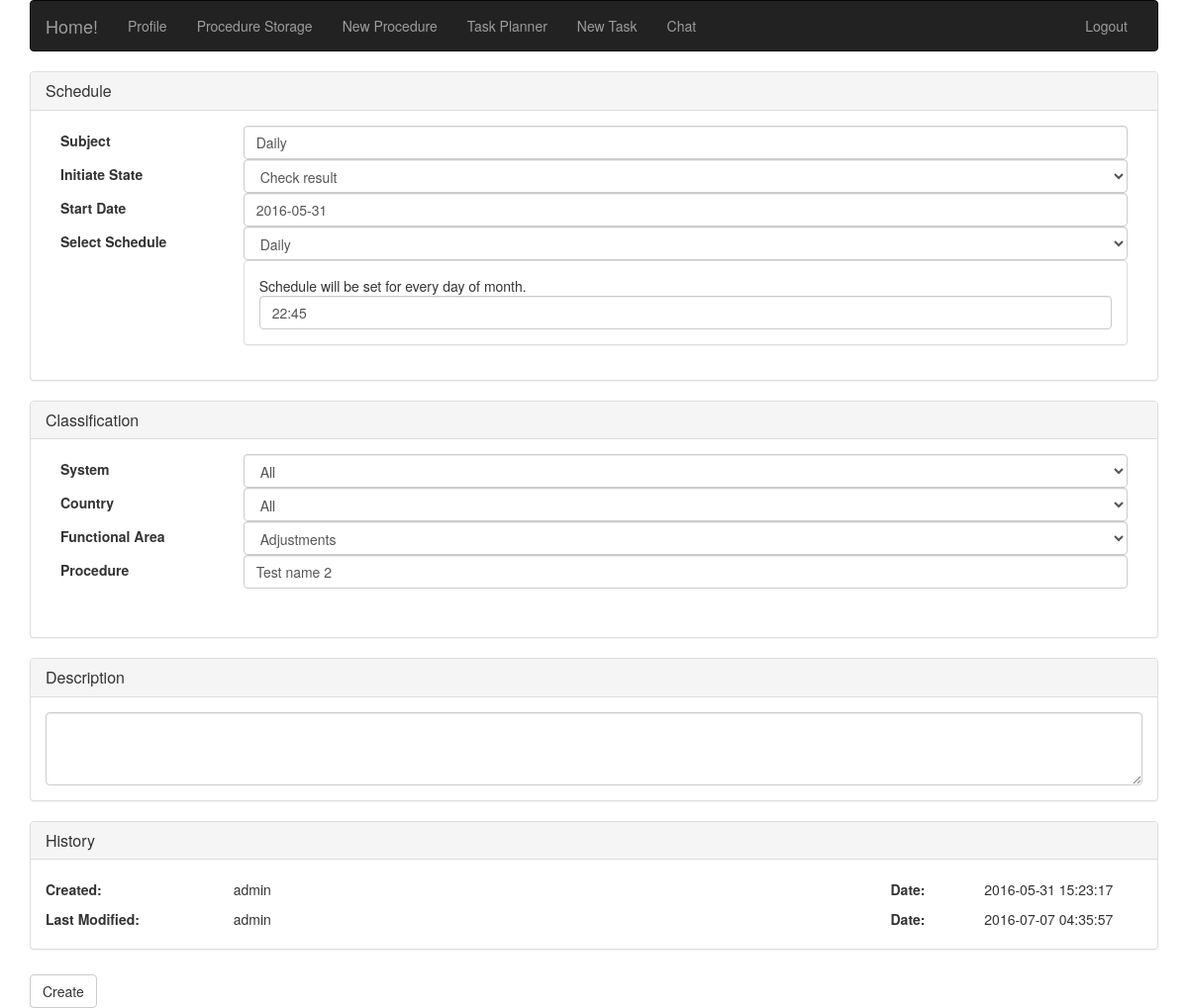
The page /edit_task.php?taskID=2 (signed in) on the database its author committed.
### tables this page shows
CREATE TABLE IF NOT EXISTS `taskdates` (
  `taskdateid` int(11) NOT NULL,
  `taskid` int(11) NOT NULL,
  `taskstartdate` date NOT NULL,
  `year` varchar(50) NOT NULL,
  `month` varchar(50) NOT NULL,
  `week` varchar(50) NOT NULL,
  `weekday` varchar(50) NOT NULL,
  `day` varchar(50) NOT NULL
);

CREATE TABLE IF NOT EXISTS `tasks` (
  `taskid` int(11) NOT NULL,
  `taskname` varchar(250) NOT NULL,
  `taskinitstate` int(11) NOT NULL,
  `tasksystem` int(11) NOT NULL,
  `taskcountry` int(11) NOT NULL,
  `taskfuncarea` int(11) NOT NULL,
  `taskprocedure` int(11) NOT NULL,
  `taskdescription` text NOT NULL,
  `taskschedtype` int(11) NOT NULL,
  `taskobsolite` int(11) NOT NULL,
  `taskcreatename` varchar(20) NOT NULL,
  `taskcreatedate` datetime NOT NULL,
  `taskmodname` varchar(20) NOT NULL,
  `taskmoddate` timestamp NOT NULL DEFAULT CURRENT_TIMESTAMP ON UPDATE CURRENT_TIMESTAMP
);

CREATE TABLE IF NOT EXISTS `tasktimes` (
  `tasktimeid` int(11) NOT NULL,
  `taskid` int(11) NOT NULL,
  `starttime` time NOT NULL
);

CREATE TABLE IF NOT EXISTS `procedures` (
  `ProcID` int(11) NOT NULL,
  `ProcTitle` varchar(250) NOT NULL,
  `ProcSystem` int(11) NOT NULL,
  `ProcCountry` int(11) NOT NULL,
  `ProcFuncArea` int(11) NOT NULL,
  `ProcDescript` text NOT NULL,
  `ProcDependecies` text NOT NULL,
  `ProcAccess` text NOT NULL,
  `ProcDescription` text NOT NULL,
  `ProcTroubleshooting` text NOT NULL,
  `ProcImpact` text NOT NULL
);

### adds/queries.php (called while the page is built, shortened)
<?php
	$link = mysqli_connect(DB_HOST, DB_USER, DB_PASS, DB_NAME)or die("Cannot Connect");
	function selectAll($tableName = "countries", $order = 2){
		$link = mysqli_connect(DB_HOST, DB_USER, DB_PASS, DB_NAME)or die("Cannot Connect");
		$sql="SELECT*FROM $tableName ORDER BY $order ASC";
		return(mysqli_fetch_all($link->query($sql)));
	}
    function selectInitState(){
        $link = mysqli_connect(DB_HOST, DB_USER, DB_PASS, DB_NAME)or die("Cannot Connect");
        $sql="SELECT * FROM taskstate WHERE taskstateid = 0 || taskstateid = 1";
        return(mysqli_fetch_all($link->query($sql)));
    }
    function selectEditTask($taskid){
        global $link;
        $sql = "SELECT
                    T.taskid,
                    T.taskname,
                    T.taskinitstate,
                    TD.taskstartdate,
                    T.taskschedtype,
                    T.tasksystem,
                    T.taskcountry,
                    T.taskfuncarea,
                    T.taskprocedure,
                    T.taskdescription,
                    T.taskobsolite,
                    T.taskcreatename,
                    T.taskcreatedate,
                    T.taskmodname,
                    T.taskmoddate
                FROM
                    tasks T, taskdates TD
                WHERE
                    T.taskid = TD.taskid
                    AND
                    T.taskid = '$taskid'";
        return(mysqli_fetch_all($link->query($sql)));
    }
    function selectEditTaskProcedure($procid){
        global $link;
        $sql = "SELECT ProcTitle FROM procedures WHERE ProcID = '$procid'";
        return(mysqli_fetch_all($link->query($sql)));
    }
    function selectEditTaskTimes($taskid){
        global $link;
        $sql = "SELECT tasktimeid, starttime FROM tasktimes where taskid = '$taskid'";
        return(mysqli_fetch_all($link->query($sql)));
    }
?>

### edit_task.php (the view, shortened to what this page needs)
<?php
	$globalTaskID = $_GET['taskID'];
?>
<!DOCTYPE html>
<html lang="en">
<head>
	<link rel="stylesheet" type="text/css" href="/root/PS/css/bootstrap.css">
	<link rel="stylesheet" type="text/css" href="/root/PS/css/my_style.css">
	<link rel="stylesheet" type="text/css" href="/root/PS/css/bootstrap-datetimepicker.css" />
</head>
<body>
	<div class="container">
	<?php
		include_once('navigation.php');
		include_once('./adds/queries.php');
		$selectTask = selectEditTask($globalTaskID);
		foreach ($selectTask as $key => $taskItem) {
			$taskName = $taskItem[1];
			$taskInitState = $taskItem[2];
			$taskStartDate = $taskItem[3];
			$taskSchedType = $taskItem[4];
			$taskSystem = $taskItem[5];
			$taskCountry = $taskItem[6];
			$taskFuncArea = $taskItem[7];
			$taskProcedure = $taskItem[8];
			$taskDescription = $taskItem[9];
			$taskCreateName = $taskItem[11];
			$taskCreateDate = $taskItem[12];
			$taskModName = $taskItem[13];
			$taskModDate = $taskItem[14];
		}
	?>
		<form action="./adds/queries.php" enctype='multipart/form-data' method="post" role="form" autocomplete="off" id="scheduleInsertForm">
			<div class="panel panel-default">
				<div class="panel-heading">
					<h3 class="panel-title"> Schedule </h3>
				</div>
				<div class="panel-body">
						<div class="form-group">
							<label class="col-sm-2 control-label margin-top-5">Subject</label>
							<div class="col-sm-10">
								<input name="schedName" class="form-control" placeholder="Task Name" value="<?php echo $taskName; ?>">
							</div>
							<label class="col-sm-2 control-label margin-top-5">Initiate State</label>
							<div class="col-sm-10">
								<select class="form-control" name="initialState">'
									<?php
										$dropInitState = selectInitState();
										foreach ($dropInitState as $key => $dropInitStateItem) {
											if ($dropInitStateItem[0] == $taskInitState){
												echo '<option value='.$dropInitStateItem[0].' selected>'.$dropInitStateItem[1].'</option>';
											}else{
												echo '<option value='.$dropInitStateItem[0].' >'.$dropInitStateItem[1].'</option>';
											}
										}
									?>
								</select>
							</div>
							<label class="col-sm-2 control-label margin-top-5">Start Date</label>
							<div class="col-sm-10">
								<input type='text' class="form-control" id='datetimepicker1' name="schedStartDate" value="<?php echo $taskStartDate; ?>"/>
							</div>
							<label class="col-sm-2 control-label margin-top-5">Select Schedule</label>
							<div  class="col-sm-10">
								<select id="schedSelect" class="form-control" name="schedType">'
									<?php
										$dropSchedule = selectAll('taskschedule', 1);
										foreach ($dropSchedule as $key => $dropScheduleItem) {
											if ($dropScheduleItem[0] == $taskSchedType){
												echo '<option value='.$dropScheduleItem[0].' selected>'.$dropScheduleItem[1].'</option>';
											}else{
												echo '<option value='.$dropScheduleItem[0].' >'.$dropScheduleItem[1].'</option>';
											}
										}
									?>
								</select>
								<div id="schedOption2" class="schedulingOptions">
									<div class="panel panel-default">
										<div class="panel-body addTime">
											Schedule will be set for every day of month.
												<?php if($taskSchedType == 2){
													$tasktimes = selectEditTaskTimes($globalTaskID);
													foreach ($tasktimes as $key => $tasktimesitem) {
														echo '<input type="text" class="form-control timeInput" name="schedTimesetDaily" value="'.$tasktimesitem[1].'"/>';
													}
													} ?>
										</div>
									</div>
								</div>
							</div>
						</div>
				</div>
			</div>
			<div class="panel panel-default">
				<div class="panel-heading">
					<h3 class="panel-title"> Classification </h3>
				</div>
				<div class="panel-body">
					<label class="col-sm-2 control-label margin-top-5">System</label>
					<div class="col-sm-10">
						<select class="form-control" name="schedSystem">'
							<?php
								$dropSystem = selectAll('classsystem', 2);
								foreach ($dropSystem as $key => $dropSystemItem) {
									if ($dropSystemItem[0] == $taskSystem){
										echo '<option value='.$dropSystemItem[0].' selected>'.$dropSystemItem[1].'</option>';
									}else{
										echo '<option value='.$dropSystemItem[0].' >'.$dropSystemItem[1].'</option>';
									}
								}
							?>
						</select>
					</div>
					<label class="col-sm-2 control-label margin-top-5">Country</label>
					<div class="col-sm-10">
						<select class="form-control" name="schedCountry">'
							<?php
								$dropCountry = selectAll('classcountry', 2);
								foreach ($dropCountry as $key => $dropCountryItem) {
									if ($dropCountryItem[0] == $taskCountry){
										echo '<option value='.$dropCountryItem[0].' selected>'.$dropCountryItem[1].'</option>';
									}else{
										echo '<option value='.$dropCountryItem[0].' >'.$dropCountryItem[1].'</option>';
									}
								}
							?>
						</select>
					</div>
					<label class="col-sm-2 control-label margin-top-5">Functional Area</label>
					<div class="col-sm-10">
						<select class="form-control" name="schedFuncArea">'
							<?php
								$dropFuncArea = selectAll('classfuncarea', 2);
								foreach ($dropFuncArea as $key => $dropFuncAreaItem) {
									if ($dropFuncAreaItem[0] == $taskFuncArea){
										echo '<option value='.$dropFuncAreaItem[0].' selected>'.$dropFuncAreaItem[1].'</option>';
									}else{
										echo '<option value='.$dropFuncAreaItem[0].' >'.$dropFuncAreaItem[1].'</option>';
									}
								}
							?>
						</select>
					</div>
					<label class="col-sm-2 control-label margin-top-5">Procedure</label>
					<div class="col-sm-10">
						<input id="schedProcName" type="text" class="form-control" placeholder="Task Name" name="schedProcedure" data-precedureid="<?php echo $taskProcedure ?>" data-toggle="modal" data-target="#schedProcedureModal" value="<?php echo selectEditTaskProcedure($taskProcedure)[0][0]; ?>">
					</div>
				</div>
			</div>
			<div class="panel panel-default">
				<div class="panel-heading">
					<h3 class="panel-title"> Description </h3>
				</div>
				<div class="panel-body">
					<textarea class="form-control" name="schedDescription" rows="3" value="<?php echo $taskDescription; ?>"></textarea>
				</div>
			</div>
			<div class="panel panel-default">
				<div class="panel-heading">
					<h3 class="panel-title"> History </h3>
				</div>
				<div class="panel-body">
					<div class="row">
						<label class="col-sm-2 control-label">Created: </label>
						<div class="col-sm-7" name="schedCreator"><?php echo $taskCreateName; ?></div>
						<label class="col-sm-1 control-label">Date: </label>
						<div class="col-sm-2" name="schedCreateTime"><?php echo $taskCreateDate; ?></div>
					</div>
					<div class="row">
						<label class="col-sm-2 control-label">Last Modified: </label>
						<div class="col-sm-7"><?php echo $taskModName; ?></div>
						<label class="col-sm-1 control-label">Date: </label>
						<div class="col-sm-2"><?php echo $taskModDate; ?></div>
					</div>
				</div>
			</div>
		</form>
			<input  class="btn btn-default" type="submit" form="scheduleInsertForm" name="editSched" value="Create" style="margin-top: 5px">
	</div>
</body>
</html>

### css/my_style.css (style rules this page uses)
html { overflow-y: scroll !important; }
.row { margin-top: 5px; }
.margin-top-5 { margin-top: 5px; }

### rows shown on the page
taskdates: schedName "Daily", schedStartDate "2016-05-31", schedProcedure "Test name 2", taskid.taskcreatename "admin", taskid.taskcreatedate "2016-05-31 15:23:17", taskid.taskmodname "admin", taskid.taskmoddate "2016-07-07 04:35:57"
tasktimes: schedTimesetDaily "22:45"

### other values the page prints
form field initialState "Check result"
form field schedType "Daily"
form field schedSystem "All"
form field schedCountry "All"
form field schedFuncArea "Adjustments"
